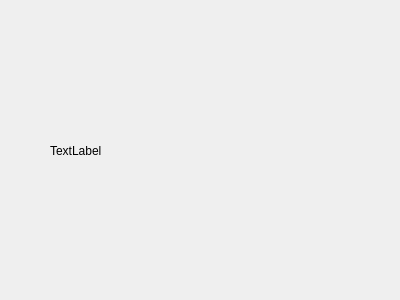
<?xml version="1.0" encoding="UTF-8"?>
<ui version="4.0">
 <class>MainWindow</class>
 <widget class="QMainWindow" name="MainWindow">
  <property name="geometry">
   <rect>
    <x>0</x>
    <y>0</y>
    <width>400</width>
    <height>300</height>
   </rect>
  </property>
  <property name="windowTitle">
   <string>MainWindow</string>
  </property>
  <widget class="QWidget" name="centralWidget">
   <widget class="QLabel" name="pic">
    <property name="geometry">
     <rect>
      <x>50</x>
      <y>50</y>
      <width>281</width>
      <height>201</height>
     </rect>
    </property>
    <property name="text">
     <string>TextLabel</string>
    </property>
   </widget>
  </widget>
 </widget>
 <layoutdefault spacing="6" margin="11"/>
 <resources/>
 <connections/>
</ui>
